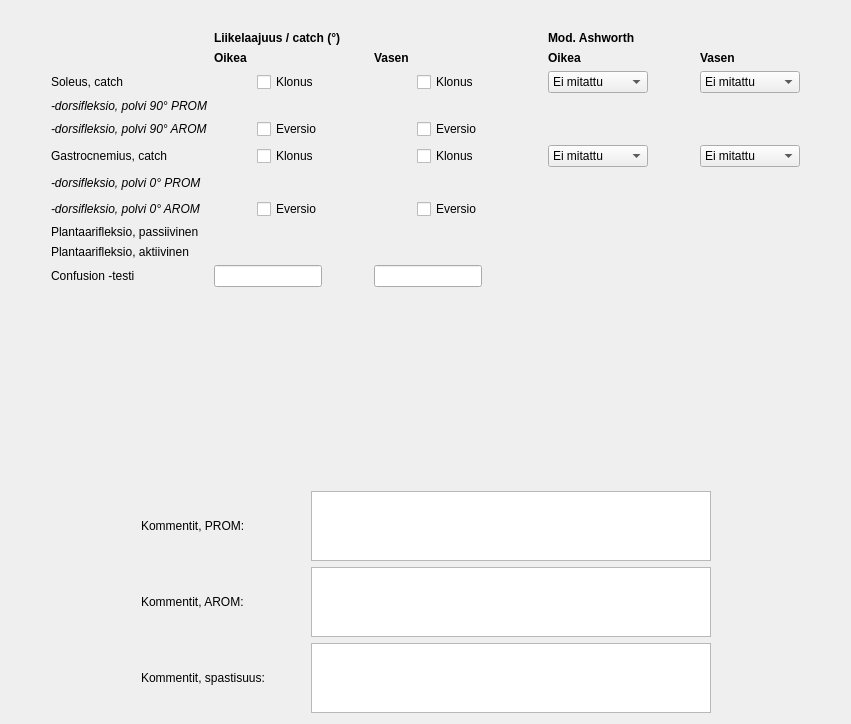
      <widget class="QWidget" name="tabNilkka">
       <attribute name="title">
        <string>Nilkka</string>
       </attribute>
       <layout class="QVBoxLayout" name="verticalLayout_2">
        <item>
         <layout class="QGridLayout" name="gridLayout_11">
          <item row="16" column="5" colspan="2">
           <widget class="QLineEdit" name="lnNilkkaConfusionVas">
            <property name="sizePolicy">
             <sizepolicy hsizetype="Fixed" vsizetype="Fixed">
              <horstretch>0</horstretch>
              <verstretch>0</verstretch>
             </sizepolicy>
            </property>
           </widget>
          </item>
          <item row="16" column="2" colspan="2">
           <widget class="QLineEdit" name="lnNilkkaConfusionOik">
            <property name="sizePolicy">
             <sizepolicy hsizetype="Fixed" vsizetype="Fixed">
              <horstretch>0</horstretch>
              <verstretch>0</verstretch>
             </sizepolicy>
            </property>
           </widget>
          </item>
          <item row="8" column="1">
           <widget class="QLabel" name="label_228">
            <property name="font">
             <font>
              <italic>true</italic>
             </font>
            </property>
            <property name="text">
             <string>-dorsifleksio, polvi 90° PROM</string>
            </property>
           </widget>
          </item>
          <item row="10" column="6">
           <widget class="QCheckBox" name="xbNilkkaGastroKlonusVas">
            <property name="text">
             <string>Klonus</string>
            </property>
           </widget>
          </item>
          <item row="11" column="1">
           <widget class="QLabel" name="label_222">
            <property name="font">
             <font>
              <italic>true</italic>
             </font>
            </property>
            <property name="text">
             <string>-dorsifleksio, polvi 0° PROM</string>
            </property>
           </widget>
          </item>
          <item row="5" column="2">
           <widget class="CheckDegSpinBox" name="csbNilkkaSoleusCatchOik">
            <property name="defaultText">
             <string>Ei</string>
            </property>
           </widget>
          </item>
          <item row="3" column="5">
           <widget class="QLabel" name="label_220">
            <property name="font">
             <font>
              <weight>75</weight>
              <bold>true</bold>
             </font>
            </property>
            <property name="text">
             <string>Vasen</string>
            </property>
           </widget>
          </item>
          <item row="5" column="6">
           <widget class="QCheckBox" name="xbNilkkaSoleusKlonusVas">
            <property name="text">
             <string>Klonus</string>
            </property>
           </widget>
          </item>
          <item row="3" column="8">
           <widget class="QLabel" name="label_242">
            <property name="font">
             <font>
              <weight>75</weight>
              <bold>true</bold>
             </font>
            </property>
            <property name="text">
             <string>Oikea</string>
            </property>
           </widget>
          </item>
          <item row="2" column="2" colspan="4">
           <widget class="QLabel" name="label_231">
            <property name="font">
             <font>
              <weight>75</weight>
              <bold>true</bold>
             </font>
            </property>
            <property name="text">
             <string>Liikelaajuus / catch (°)</string>
            </property>
            <property name="textFormat">
             <enum>Qt::AutoText</enum>
            </property>
           </widget>
          </item>
          <item row="11" column="0">
           <spacer name="horizontalSpacer_29">
            <property name="orientation">
             <enum>Qt::Horizontal</enum>
            </property>
            <property name="sizeHint" stdset="0">
             <size>
              <width>40</width>
              <height>20</height>
             </size>
            </property>
           </spacer>
          </item>
          <item row="14" column="1">
           <widget class="QLabel" name="label_229">
            <property name="text">
             <string>Plantaarifleksio, passiivinen</string>
            </property>
           </widget>
          </item>
          <item row="5" column="8">
           <widget class="QComboBox" name="cbNilkkaSoleusModAOik">
            <property name="sizePolicy">
             <sizepolicy hsizetype="Fixed" vsizetype="Fixed">
              <horstretch>0</horstretch>
              <verstretch>0</verstretch>
             </sizepolicy>
            </property>
            <property name="minimumSize">
             <size>
              <width>100</width>
              <height>0</height>
             </size>
            </property>
            <item>
             <property name="text">
              <string>Ei mitattu</string>
             </property>
            </item>
            <item>
             <property name="text">
              <string>0</string>
             </property>
            </item>
            <item>
             <property name="text">
              <string>1</string>
             </property>
            </item>
            <item>
             <property name="text">
              <string>1+</string>
             </property>
            </item>
            <item>
             <property name="text">
              <string>2</string>
             </property>
            </item>
            <item>
             <property name="text">
              <string>3</string>
             </property>
            </item>
            <item>
             <property name="text">
              <string>4</string>
             </property>
            </item>
           </widget>
          </item>
          <item row="5" column="10">
           <widget class="QComboBox" name="cbNilkkaSoleusModAVas">
            <property name="sizePolicy">
             <sizepolicy hsizetype="Fixed" vsizetype="Fixed">
              <horstretch>0</horstretch>
              <verstretch>0</verstretch>
             </sizepolicy>
            </property>
            <property name="minimumSize">
             <size>
              <width>100</width>
              <height>0</height>
             </size>
            </property>
            <item>
             <property name="text">
              <string>Ei mitattu</string>
             </property>
            </item>
            <item>
             <property name="text">
              <string>0</string>
             </property>
            </item>
            <item>
             <property name="text">
              <string>1</string>
             </property>
            </item>
            <item>
             <property name="text">
              <string>1+</string>
             </property>
            </item>
            <item>
             <property name="text">
              <string>2</string>
             </property>
            </item>
            <item>
             <property name="text">
              <string>3</string>
             </property>
            </item>
            <item>
             <property name="text">
              <string>4</string>
             </property>
            </item>
           </widget>
          </item>
          <item row="16" column="12">
           <spacer name="horizontalSpacer_30">
            <property name="orientation">
             <enum>Qt::Horizontal</enum>
            </property>
            <property name="sizeHint" stdset="0">
             <size>
              <width>40</width>
              <height>20</height>
             </size>
            </property>
           </spacer>
          </item>
          <item row="5" column="5">
           <widget class="CheckDegSpinBox" name="csbNilkkaSoleusCatchVas">
            <property name="defaultText">
             <string>Ei</string>
            </property>
           </widget>
          </item>
          <item row="9" column="1">
           <widget class="QLabel" name="label_249">
            <property name="font">
             <font>
              <italic>true</italic>
             </font>
            </property>
            <property name="text">
             <string>-dorsifleksio, polvi 90° AROM</string>
            </property>
           </widget>
          </item>
          <item row="3" column="2">
           <widget class="QLabel" name="label_235">
            <property name="font">
             <font>
              <weight>75</weight>
              <bold>true</bold>
             </font>
            </property>
            <property name="text">
             <string>Oikea</string>
            </property>
           </widget>
          </item>
          <item row="14" column="5">
           <widget class="CheckDegSpinBox" name="csbNilkkaPlantaarifleksioPROMVas"/>
          </item>
          <item row="14" column="2">
           <widget class="CheckDegSpinBox" name="csbNilkkaPlantaarifleksioPROMOik"/>
          </item>
          <item row="3" column="10">
           <widget class="QLabel" name="label_253">
            <property name="font">
             <font>
              <weight>75</weight>
              <bold>true</bold>
             </font>
            </property>
            <property name="text">
             <string>Vasen</string>
            </property>
           </widget>
          </item>
          <item row="5" column="3">
           <widget class="QCheckBox" name="xbNilkkaSoleusKlonusOik">
            <property name="text">
             <string>Klonus</string>
            </property>
           </widget>
          </item>
          <item row="10" column="2">
           <widget class="CheckDegSpinBox" name="csbNilkkaGastroCatchOik">
            <property name="defaultText">
             <string>Ei</string>
            </property>
           </widget>
          </item>
          <item row="12" column="1">
           <widget class="QLabel" name="label_227">
            <property name="font">
             <font>
              <italic>true</italic>
             </font>
            </property>
            <property name="text">
             <string>-dorsifleksio, polvi 0° AROM</string>
            </property>
           </widget>
          </item>
          <item row="10" column="8">
           <widget class="QComboBox" name="cbNilkkaGastroModAOik">
            <property name="sizePolicy">
             <sizepolicy hsizetype="Fixed" vsizetype="Fixed">
              <horstretch>0</horstretch>
              <verstretch>0</verstretch>
             </sizepolicy>
            </property>
            <property name="minimumSize">
             <size>
              <width>100</width>
              <height>0</height>
             </size>
            </property>
            <item>
             <property name="text">
              <string>Ei mitattu</string>
             </property>
            </item>
            <item>
             <property name="text">
              <string>0</string>
             </property>
            </item>
            <item>
             <property name="text">
              <string>1</string>
             </property>
            </item>
            <item>
             <property name="text">
              <string>1+</string>
             </property>
            </item>
            <item>
             <property name="text">
              <string>2</string>
             </property>
            </item>
            <item>
             <property name="text">
              <string>3</string>
             </property>
            </item>
            <item>
             <property name="text">
              <string>4</string>
             </property>
            </item>
           </widget>
          </item>
          <item row="10" column="1">
           <widget class="QLabel" name="label_248">
            <property name="text">
             <string>Gastrocnemius, catch</string>
            </property>
           </widget>
          </item>
          <item row="10" column="3">
           <widget class="QCheckBox" name="xbNilkkaGastroKlonusOik">
            <property name="text">
             <string>Klonus</string>
            </property>
           </widget>
          </item>
          <item row="10" column="10">
           <widget class="QComboBox" name="cbNilkkaGastroModAVas">
            <property name="sizePolicy">
             <sizepolicy hsizetype="Fixed" vsizetype="Fixed">
              <horstretch>0</horstretch>
              <verstretch>0</verstretch>
             </sizepolicy>
            </property>
            <property name="minimumSize">
             <size>
              <width>100</width>
              <height>0</height>
             </size>
            </property>
            <item>
             <property name="text">
              <string>Ei mitattu</string>
             </property>
            </item>
            <item>
             <property name="text">
              <string>0</string>
             </property>
            </item>
            <item>
             <property name="text">
              <string>1</string>
             </property>
            </item>
            <item>
             <property name="text">
              <string>1+</string>
             </property>
            </item>
            <item>
             <property name="text">
              <string>2</string>
             </property>
            </item>
            <item>
             <property name="text">
              <string>3</string>
             </property>
            </item>
            <item>
             <property name="text">
              <string>4</string>
             </property>
            </item>
           </widget>
          </item>
          <item row="10" column="5">
           <widget class="CheckDegSpinBox" name="csbNilkkaGastroCatchVas">
            <property name="defaultText">
             <string>Ei</string>
            </property>
           </widget>
          </item>
          <item row="2" column="8" colspan="3">
           <widget class="QLabel" name="label_232">
            <property name="font">
             <font>
              <weight>75</weight>
              <bold>true</bold>
             </font>
            </property>
            <property name="text">
             <string>Mod. Ashworth</string>
            </property>
            <property name="textFormat">
             <enum>Qt::AutoText</enum>
            </property>
           </widget>
          </item>
          <item row="16" column="1">
           <widget class="QLabel" name="label_224">
            <property name="text">
             <string>Confusion -testi</string>
            </property>
           </widget>
          </item>
          <item row="5" column="1">
           <widget class="QLabel" name="label_247">
            <property name="text">
             <string>Soleus, catch</string>
            </property>
           </widget>
          </item>
          <item row="9" column="2">
           <widget class="CheckDegSpinBox" name="csbNilkkaDorsifPolvi90AROMOik"/>
          </item>
          <item row="11" column="2">
           <widget class="CheckDegSpinBox" name="csbNilkkaDorsifPolvi0PROMOik"/>
          </item>
          <item row="11" column="5">
           <widget class="CheckDegSpinBox" name="csbNilkkaDorsifPolvi0PROMVas"/>
          </item>
          <item row="8" column="2">
           <widget class="CheckDegSpinBox" name="csbNilkkaDorsifPolvi90PROMOik"/>
          </item>
          <item row="8" column="5">
           <widget class="CheckDegSpinBox" name="csbNilkkaDorsifPolvi90PROMVas"/>
          </item>
          <item row="12" column="2">
           <widget class="CheckDegSpinBox" name="csbNilkkaDorsifPolvi0AROMOik"/>
          </item>
          <item row="5" column="9">
           <spacer name="horizontalSpacer_14">
            <property name="orientation">
             <enum>Qt::Horizontal</enum>
            </property>
            <property name="sizeType">
             <enum>QSizePolicy::Fixed</enum>
            </property>
            <property name="sizeHint" stdset="0">
             <size>
              <width>40</width>
              <height>20</height>
             </size>
            </property>
           </spacer>
          </item>
          <item row="12" column="5">
           <widget class="CheckDegSpinBox" name="csbNilkkaDorsifPolvi0AROMVas"/>
          </item>
          <item row="5" column="7">
           <spacer name="horizontalSpacer_15">
            <property name="orientation">
             <enum>Qt::Horizontal</enum>
            </property>
            <property name="sizeType">
             <enum>QSizePolicy::Fixed</enum>
            </property>
            <property name="sizeHint" stdset="0">
             <size>
              <width>60</width>
              <height>20</height>
             </size>
            </property>
           </spacer>
          </item>
          <item row="9" column="5">
           <widget class="CheckDegSpinBox" name="csbNilkkaDorsifPolvi90AROMVas"/>
          </item>
          <item row="5" column="4">
           <spacer name="horizontalSpacer_12">
            <property name="orientation">
             <enum>Qt::Horizontal</enum>
            </property>
            <property name="sizeType">
             <enum>QSizePolicy::Fixed</enum>
            </property>
            <property name="sizeHint" stdset="0">
             <size>
              <width>40</width>
              <height>20</height>
             </size>
            </property>
           </spacer>
          </item>
          <item row="15" column="1">
           <widget class="QLabel" name="label_230">
            <property name="text">
             <string>Plantaarifleksio, aktiivinen</string>
            </property>
           </widget>
          </item>
          <item row="15" column="2">
           <widget class="CheckDegSpinBox" name="csbNilkkaPlantaarifleksioAROMOik"/>
          </item>
          <item row="15" column="5">
           <widget class="CheckDegSpinBox" name="csbNilkkaPlantaarifleksioAROMVas"/>
          </item>
          <item row="12" column="3">
           <widget class="QCheckBox" name="xbNilkkaDorsifPolvi0AROMEversioOik">
            <property name="text">
             <string>Eversio</string>
            </property>
           </widget>
          </item>
          <item row="9" column="3">
           <widget class="QCheckBox" name="xbNilkkaDorsifPolvi90AROMEversioOik">
            <property name="text">
             <string>Eversio</string>
            </property>
           </widget>
          </item>
          <item row="12" column="6">
           <widget class="QCheckBox" name="xbNilkkaDorsifPolvi0AROMEversioVas">
            <property name="text">
             <string>Eversio</string>
            </property>
           </widget>
          </item>
          <item row="9" column="6">
           <widget class="QCheckBox" name="xbNilkkaDorsifPolvi90AROMEversioVas">
            <property name="text">
             <string>Eversio</string>
            </property>
           </widget>
          </item>
          <item row="1" column="2">
           <spacer name="verticalSpacer_39">
            <property name="orientation">
             <enum>Qt::Vertical</enum>
            </property>
            <property name="sizeType">
             <enum>QSizePolicy::Fixed</enum>
            </property>
            <property name="sizeHint" stdset="0">
             <size>
              <width>20</width>
              <height>20</height>
             </size>
            </property>
           </spacer>
          </item>
         </layout>
        </item>
        <item>
         <spacer name="verticalSpacer_3">
          <property name="orientation">
           <enum>Qt::Vertical</enum>
          </property>
          <property name="sizeHint" stdset="0">
           <size>
            <width>20</width>
            <height>198</height>
           </size>
          </property>
         </spacer>
        </item>
        <item>
         <layout class="QGridLayout" name="gridLayout_6">
          <item row="0" column="7">
           <spacer name="horizontalSpacer_31">
            <property name="orientation">
             <enum>Qt::Horizontal</enum>
            </property>
            <property name="sizeHint" stdset="0">
             <size>
              <width>40</width>
              <height>20</height>
             </size>
            </property>
           </spacer>
          </item>
          <item row="3" column="3">
           <widget class="QTextEdit" name="cmtNilkkaSpast">
            <property name="sizePolicy">
             <sizepolicy hsizetype="Fixed" vsizetype="Fixed">
              <horstretch>0</horstretch>
              <verstretch>0</verstretch>
             </sizepolicy>
            </property>
            <property name="minimumSize">
             <size>
              <width>400</width>
              <height>70</height>
             </size>
            </property>
            <property name="maximumSize">
             <size>
              <width>400</width>
              <height>70</height>
             </size>
            </property>
           </widget>
          </item>
          <item row="0" column="1">
           <widget class="QLabel" name="label_39">
            <property name="text">
             <string>Kommentit, PROM:</string>
            </property>
           </widget>
          </item>
          <item row="0" column="0">
           <spacer name="horizontalSpacer_32">
            <property name="orientation">
             <enum>Qt::Horizontal</enum>
            </property>
            <property name="sizeHint" stdset="0">
             <size>
              <width>40</width>
              <height>20</height>
             </size>
            </property>
           </spacer>
          </item>
          <item row="1" column="3">
           <widget class="QTextEdit" name="cmtNilkkaAROM">
            <property name="sizePolicy">
             <sizepolicy hsizetype="Fixed" vsizetype="Fixed">
              <horstretch>0</horstretch>
              <verstretch>0</verstretch>
             </sizepolicy>
            </property>
            <property name="minimumSize">
             <size>
              <width>400</width>
              <height>70</height>
             </size>
            </property>
            <property name="maximumSize">
             <size>
              <width>400</width>
              <height>70</height>
             </size>
            </property>
           </widget>
          </item>
          <item row="3" column="1">
           <widget class="QLabel" name="label_40">
            <property name="text">
             <string>Kommentit, spastisuus:</string>
            </property>
           </widget>
          </item>
          <item row="1" column="1">
           <widget class="QLabel" name="label_41">
            <property name="text">
             <string>Kommentit, AROM:</string>
            </property>
           </widget>
          </item>
          <item row="0" column="3">
           <widget class="QTextEdit" name="cmtNilkkaPROM">
            <property name="sizePolicy">
             <sizepolicy hsizetype="Fixed" vsizetype="Fixed">
              <horstretch>0</horstretch>
              <verstretch>0</verstretch>
             </sizepolicy>
            </property>
            <property name="minimumSize">
             <size>
              <width>400</width>
              <height>70</height>
             </size>
            </property>
            <property name="maximumSize">
             <size>
              <width>400</width>
              <height>70</height>
             </size>
            </property>
           </widget>
          </item>
          <item row="0" column="2">
           <spacer name="horizontalSpacer_33">
            <property name="orientation">
             <enum>Qt::Horizontal</enum>
            </property>
            <property name="sizeType">
             <enum>QSizePolicy::Fixed</enum>
            </property>
            <property name="sizeHint" stdset="0">
             <size>
              <width>40</width>
              <height>20</height>
             </size>
            </property>
           </spacer>
          </item>
         </layout>
        </item>
       </layout>
      </widget>
